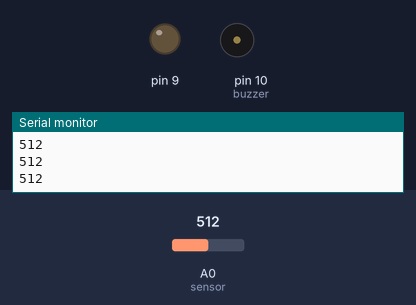
A sketch run on a simulated Arduino Uno, built with avr-gcc and run on an emulated ATmega328P. Parts: output pins drawn as LEDs (lit = HIGH), buzzer (waves = sounding), the last lines printed to the serial monitor. Dashed ring = blinking. The test bench sets the inputs (shaded band); at power-on: A0 (sensor) = 512.

Above: at 1.2 s.
1.3 s: A0 (sensor) set to 476
2.8 s: A0 (sensor) set to 447
At 2.88 s:
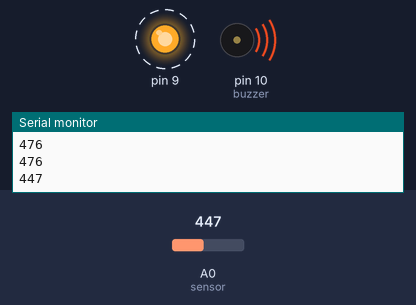
5.8 s: A0 (sensor) set to 511
At 6.7 s:
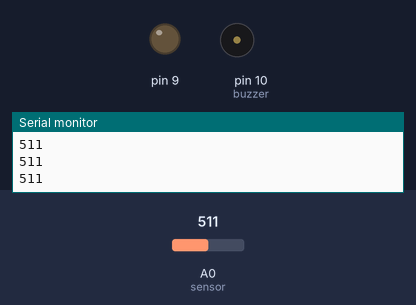
7.3 s: A0 (sensor) set to 306
At 7.68 s:
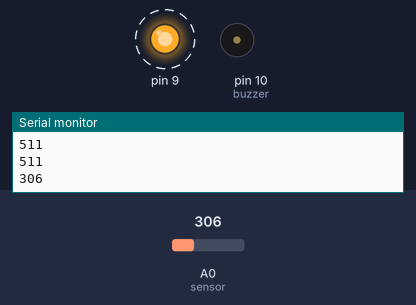
Timing chart, 0 to 11.3 s (numbered marks = the images above; inputs shaded):
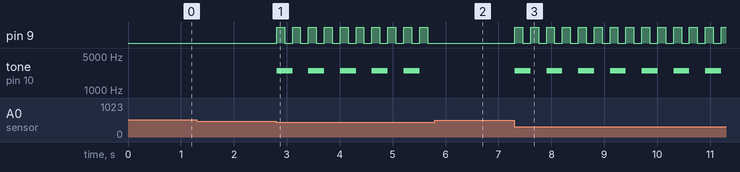

The sketch:

Code.ino
```cpp
int buzzer = 10; // KY-006 (passive buzzer)
int sensor = A0; // TS-300B (turbidity sensor)
int water = 0; // How dirty is the water
//int threshold = 850; // Analog input goes from 0 to 1023
int threshold = 0;
int tolerance = 50; // Modify this value to get a higher or lower sensitiviy, the higher the less sensitive

void setup() {
  Serial.begin(9600);
  pinMode(9, OUTPUT);
  water = analogRead(sensor);
  threshold = water - tolerance;
}

void loop() {
  water = analogRead(sensor);
  Serial.println(water);
  if (water < threshold){
    digitalWrite(9, HIGH);
    tone(buzzer, 2500, 500);
    delay(150);
    digitalWrite(9, LOW);
    tone(buzzer, 2500, 500);
    delay(150);
    noTone(buzzer);
    digitalWrite(9, HIGH);
    delay(150);
    digitalWrite(9, LOW);
    delay(150);
  }


}
```

Measured:
- the behaviour switches between 462 and 461 on A0 (sensor) (found by bisection; images 0 and 1)
- after the input at 2.8 s, pin 9: alternates HIGH for 0.15 s and LOW for 0.15 s, starting at once; tone on pin 10 (buzzer): alternates 2500 Hz for 0.30 s and silent for 0.30 s, starting at once
- after the input at 5.8 s, pin 9: stops changing and stays LOW; tone on pin 10 (buzzer): stops changing and stays silent
- after the input at 7.3 s, pin 9: alternates HIGH for 0.15 s and LOW for 0.15 s, starting at once; tone on pin 10 (buzzer): alternates 2500 Hz for 0.30 s and silent for 0.30 s, starting at once
